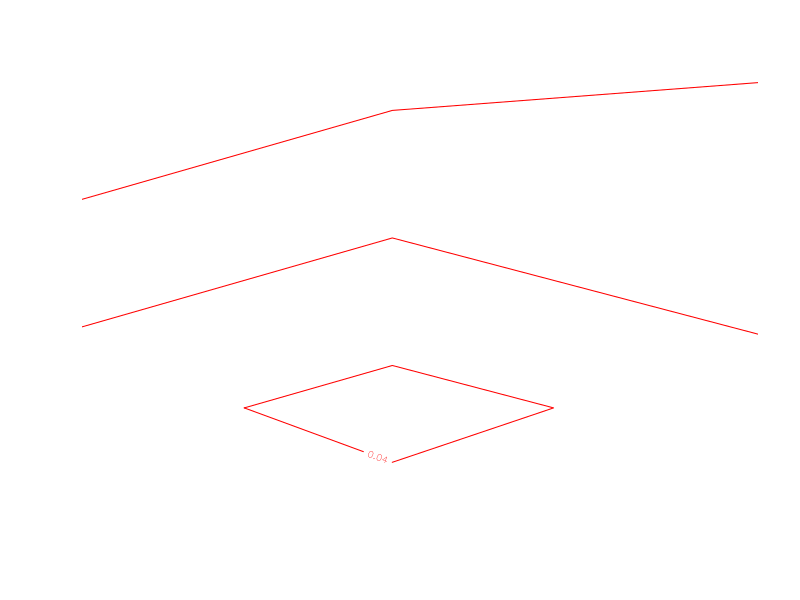
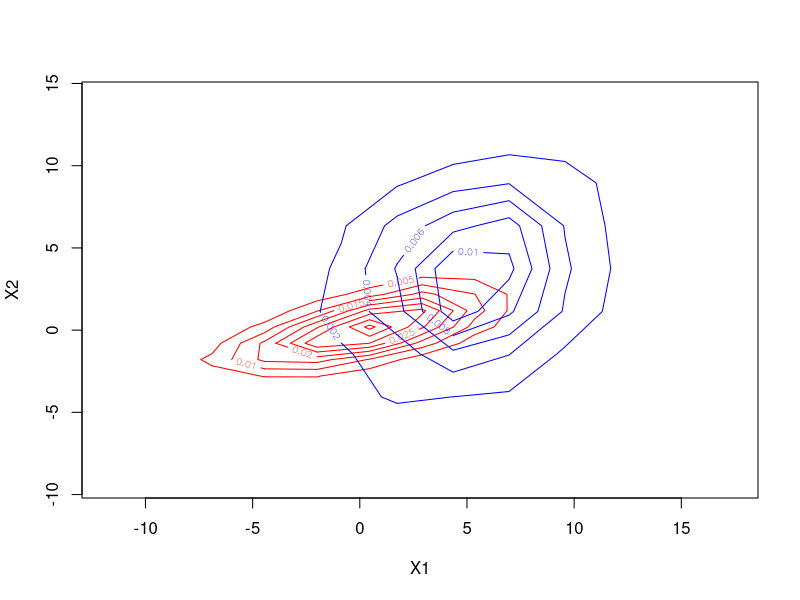

Here is the R script that generated these plots, in order: (Note: this script raises an error after producing the figures.)
library(MASS)
N <- 900
muA <- c(0,0)
SigmaA <- matrix(c(10,3,3,2),2,2)

x <- mvrnorm(n=N, muA, SigmaA)
kdfitx <- kde2d(x[,1], x[,2], n=10)
plot.new()
contour(kdfitx, add=TRUE, col="red", nlevels=6)
#
muB <- c(5,3)
SigmaB <- matrix(c(12,2,2,15),2,2)
y <- mvrnorm(n=N, muB, SigmaB)
z <- rbind(x, y)
dim(z)
cls <- c(rep(1,N), rep(2,N))
z.dat <- data.frame(z, cls)
#
kdfity <- kde2d(y[,1], y[,2], n=10)
plot(z.dat[,1:2], type="n")
contour(kdfitx, add=TRUE, col="red", nlevels=6)
contour(kdfity, add=TRUE, col="blue", nlevels=6)
#
index <- c(1:600, 901:1500)
train <- z.dat[index, 1:2]
test <- z.dat[-index, 1:2]
knn(train, test, cl = z.dat[index,3], k=3)
result <- knn(train, test, cl=z.dat[index, 3], k=3)
(nrow(test) - sum(diag(table(result, z.dat[-index,3])))) / nrow(test)
#

#
WGSS <- rep(0,10)

WGSS[1] <- (N-1) * sum(apply(train, 2, var))
for(k in 2:10)
{
  
  WGSS[k] <- sum(knn(train, test, cl = z.dat[index,3], k)$withinss)
}
plot(1:10, WGSS, type="b", xlab="k", ylab="Within group sum of squares")
#
unknown1 <- mvrnorm(n=4, muA, SigmaA)
unknown2 <- mvrnorm(n=4, muB, SigmaB)
unknown <- rbind(unknown1, unknown2)
dim(unknown)
cls <- c(rep(1,4), rep(2,4))
unknown <- data.frame(unknown, cls)
unknown
res <- knn(train,unknown[,1:2],cl=z.dat[index,3],k=2)
res
(nrow(test) - sum(diag(table(res, unknown[,3])))) / nrow(test)
#
kdfitz<- kde2d(z.dat[,1], z.dat[,2], n=10)
plot(z.dat[,1:2], type="n")
contour(kdfitz, add=TRUE, col="red", nlevels=8)
points(1:2, unknown[1,1:2], type="p", col=unknown[,3])
points(1:2, unknown[2,1:2], type="p", col=unknown[,3])
points(1:2, unknown[3,1:2], type="p", col=unknown[,3])
points(1:2, unknown[4,1:2], type="p", col=unknown[,3])
points(1:2, unknown[5,1:2], type="p", col=unknown[,3])
points(1:2, unknown[6,1:2], type="p", col=unknown[,3])
points(1:2, unknown[7,1:2], type="p", col=unknown[,3])
points(1:2, unknown[8,1:2], type="p", col=unknown[,3])

#contour(kdfity, add=TRUE, col="blue", nlevels=6)
#